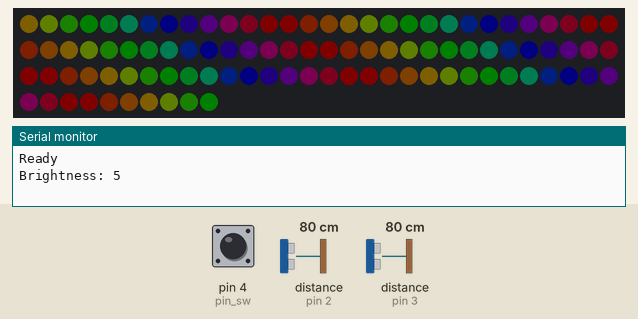
Bench run of a sketch on a simulated Arduino Uno, built with avr-gcc and run on an emulated ATmega328P. On the bench: 100 RGB LEDs in strip order, left to right, continuing on the next row, the last lines printed to the serial monitor. Wiring (inferred from the names in the program): 2 × range finder with pulse-width output: data pin 2 / data pin 3. The test bench sets the inputs (shaded band); at power-on: distance to the obstacle (sensors on pin 2, pin 3) 80 cm, pin 4 (pin_sw) HIGH. Dim RGB values are drawn brighter than linear.

Above: at 1.29 s.
1.3 s: distance to the obstacle (sensor on pin 2) set to 120 cm
At 1.76 s:
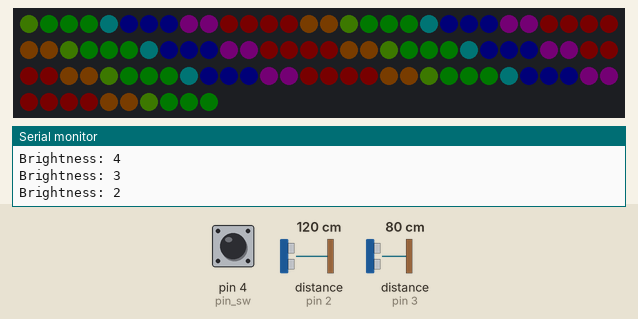
3.1 s: pin 4 (pin_sw) pulled LOW for 0.15 s
At 3.52 s:
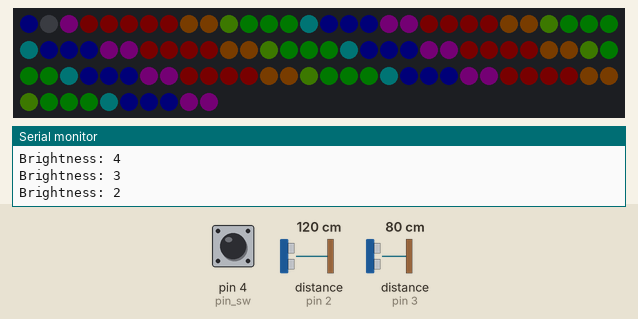
3.8 s: distance to the obstacle (sensor on pin 3) set to 299 cm
At 5.21 s:
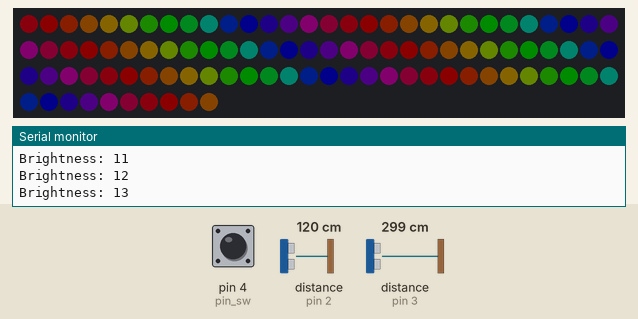
6.5 s: distance to the obstacle (sensor on pin 3) set to 2 cm
At 7.1 s:
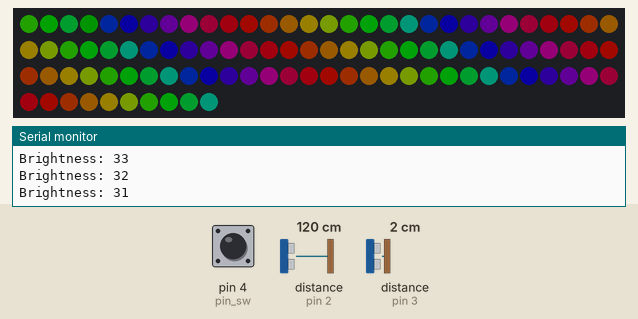
9.5 s: pin 4 (pin_sw) pulled LOW for 1 s
At 9.87 s:
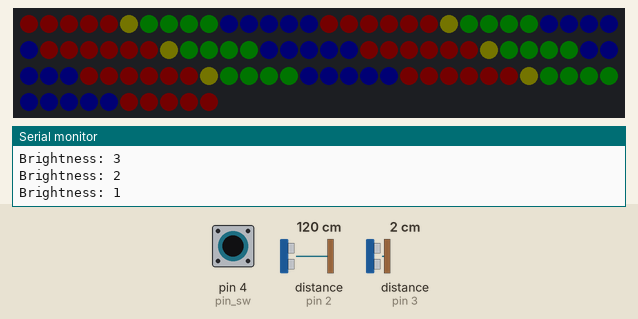
Timing chart, 0 to 12.5 s (numbered marks = the images above; inputs shaded):
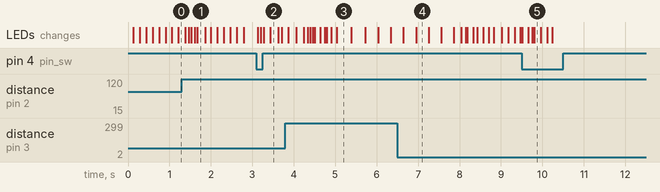

Measured:
- after the input at 1.3 s, the LEDs: first differ from a run without the input after 0.17 s (image 1 shows a later state)
- after the input at 3.1 s, the LEDs: first change at once (image 2 shows a later state)
- after the input at 3.8 s, the LEDs: first differ from a run without the input after 0.26 s (image 3 shows a later state)
- after the input at 9.5 s, the LEDs: first change at once (image 5 shows a later state)

The sketch:

arduino.ino
```cpp
#include <math.h>

#include "FastLED.h"
#include "gamma_correction.h"

#define NUM_LEDS		100
#define NUM_LEDS_USED	100
#define LED_PIN			5

// #define BAUD_RATE		9600
#define BAUD_RATE		115200
#define SHOULD_OUTPUT	true

void set_brightness(uint8_t brightness);

const uint8_t default_brightness = 60;
volatile uint8_t encoder_position = default_brightness;
// brightness 128 already gets pretty warm
// 96 gets acceptably warm
uint8_t max_brightness;
struct CRGB leds[NUM_LEDS];

const uint8_t *default_gamma_correction = gamma_correction_e;

// rotary encoder
const uint8_t pin_clk = 2;   // Generating interrupts using CLK signal
const uint8_t pin_dt = 3;    // Reading DT signal
const uint8_t pin_sw = 4;    // Reading Push Button switch

volatile int8_t direction = 0;
volatile uint8_t last_state = 0;


void setup() {
	if (SHOULD_OUTPUT) {
		Serial.begin(BAUD_RATE);
	}
	FastLED.addLeds<WS2812B, LED_PIN, GRB>(leds, NUM_LEDS).setCorrection(TypicalLEDStrip);
	set_brightness(encoder_position);
	FastLED.clear();
	FastLED.show();


	// encoder
	pinMode(pin_clk, INPUT_PULLUP);
	pinMode(pin_dt, INPUT_PULLUP);
	pinMode(pin_sw, INPUT_PULLUP); // optional button

	last_state = (digitalRead(pin_clk) << 1) | digitalRead(pin_dt);

	attachInterrupt(digitalPinToInterrupt(pin_clk), isr, CHANGE);
	attachInterrupt(digitalPinToInterrupt(pin_dt), isr, CHANGE);

	Serial.println("Ready");
}

void loop() {
	static uint8_t hue;
	static uint8_t last_brightness;

	if (max_brightness != last_brightness) {
		Serial.print("Brightness: ");
		Serial.println(max_brightness);

		last_brightness = max_brightness;
	}

	if (button_pressed()) {
		Serial.println("Button pressed");
		encoder_position = default_brightness;
		set_brightness(encoder_position);
	}

	FastLED.clear();

	// for(int i = 2; i < 22; i++) {
	// 	leds[i].setHSV(16*(i-2), 255, 255);
	// }

	// for(int i = 80; i < 100; i++) {
	// 	leds[i].setHSV(-16*i, 255, 255);
	// }

	// fade();
	// leds[0].setRGB(1,1,1);
	// brightness_scale();
	// fill_solid(leds, NUM_LEDS_USED, CRGB(255, 255, 255));
	rainbow_wave(12, 16);

	// leds below are broken
	leds[1].b = 0;
	leds[3].b = 0;

	FastLED.show();
}

uint8_t gamma_correct(uint8_t brightness) {
	return pgm_read_byte(&default_gamma_correction[brightness]);
}

void set_brightness(uint8_t brightness) {
	max_brightness = gamma_correct(brightness);
	// if (max_brightness < 2) max_brightness = 2;
	FastLED.setBrightness(max_brightness);
}

int8_t turn_direction(uint8_t transition) {
	// Valid quadrature transitions (bounce-tolerant)
	if (transition == 0b0001 || transition == 0b0111 || transition == 0b1110 || transition == 0b1000)
		return 1;
	else if (transition == 0b0010 || transition == 0b0100 || transition == 0b1101 || transition == 0b1011)
		return -1;
	return 0;
}

void isr() {
	uint8_t clk = digitalRead(pin_clk);
	uint8_t dt = digitalRead(pin_dt);
	uint8_t state = (clk << 1) | dt;

	int8_t direction = turn_direction((last_state << 2) | state);


	if (direction > 0 && encoder_position < 255) {
		encoder_position++;
		set_brightness(encoder_position);
	}
	else if (direction < 0 && encoder_position > 0) {
		encoder_position--;
		set_brightness(encoder_position);
	}

	last_state = state;
}

boolean button_pressed() {
	boolean pressed = false;
	static bool last_button = HIGH;

	bool button = digitalRead(pin_sw);

	if (button == LOW && last_button == HIGH)
		pressed = true;
	last_button = button;

	return pressed;
}

void fade() {
	static uint8_t curr_brightness = 1;
	static int8_t direction = 1;

	if (curr_brightness==1) direction = 1;
	else if (curr_brightness==255) direction = -1;
	curr_brightness += direction;

	for(int i = 0; i < NUM_LEDS_USED; i++) {
		uint8_t normalized = gamma_correct(curr_brightness);
		leds[i].setRGB(normalized, normalized, normalized);
	}
}

void brightness_scale() {
	for(int i = 0; i < NUM_LEDS_USED; i++) {
		uint8_t brightness = 0;
		if (i != 0) brightness = (i*(256.0/NUM_LEDS_USED)-1);
		uint8_t normalized = gamma_correct(brightness);
		leds[i].setRGB(normalized, normalized, normalized);
	}
}

void rainbow_wave(uint8_t thisSpeed, uint8_t deltaHue) {
	// uint8_t thisHue = beatsin8(thisSpeed,0,255); // A simple rainbow wave.
	uint8_t thisHue = beat8(thisSpeed, 255); // A simple rainbow march.
	fill_rainbow(leds, NUM_LEDS_USED, thisHue, deltaHue);
}
```

Source omitted: ma_correction.h (data table, 2699 bytes)
